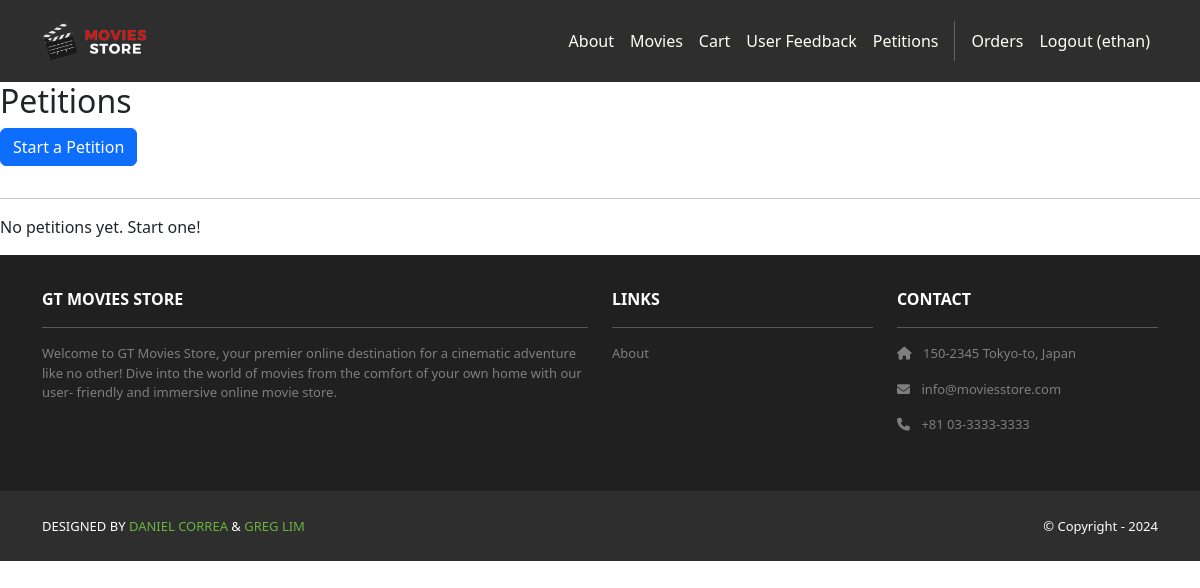
The app's page /petitions/ (signed in), older data.
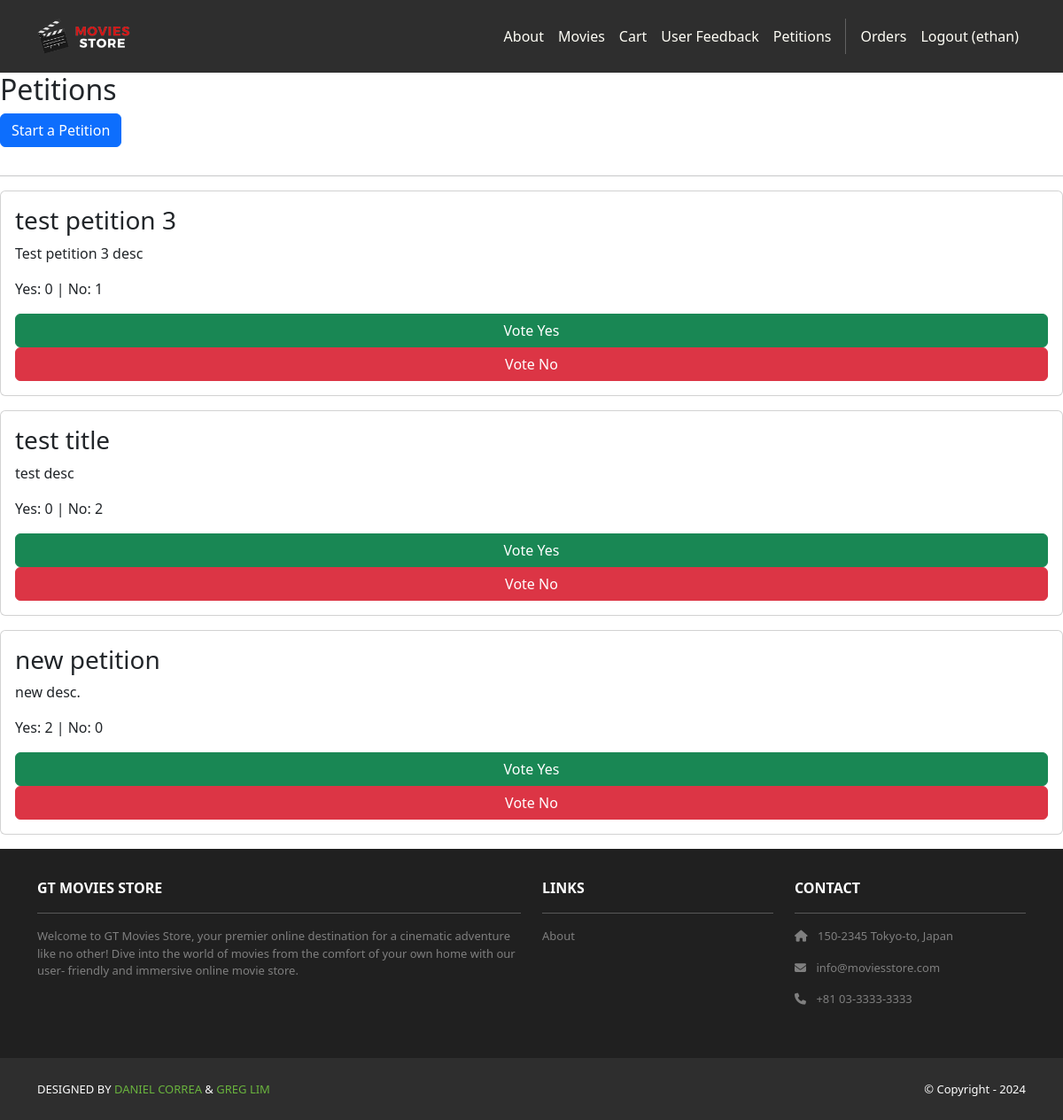
The same page, newer data.
### petitions/models.py (models this page shows, shortened)
class Petition(models.Model):
    title = models.CharField(max_length=255)
    description = models.TextField()
    created_by = models.ForeignKey(User, on_delete=models.CASCADE, related_name="petitions")
    created_at = models.DateTimeField(auto_now_add=True)
    def yes_votes(self):
        return self.votes.filter(value=True).count()
    def no_votes(self):
        return self.votes.filter(value=False).count()

### petitions/views.py (the view)
# urls.py: path("", views.petition_list, name="petition_list"),
@login_required
def petition_list(request):
    petitions = Petition.objects.all().order_by("-created_at")
    return render(request, "petitions/petition_list.html", {"petitions": petitions})

### petitions/templates/petitions/petition_list.html
{% extends "base.html" %}
{% block content %}
<h2>Petitions</h2>
<a class="btn btn-primary mb-3" href="{% url 'petition_create' %}">Start a Petition</a>
<hr>
{% for petition in petitions %}
<div class="card p-3 mb-3">
    <h3>{{ petition.title }}</h3>
    <p>{{ petition.description }}</p>
    <p>Yes: {{ petition.yes_votes }} | No: {{ petition.no_votes }}</p>
    {% if user.is_authenticated %}
    <a class="btn btn-success" href="{% url 'petition_vote' petition.id %}?vote=1">Vote Yes</a>
    <a class="btn btn-danger" href="{% url 'petition_vote' petition.id %}?vote=0">Vote No</a>
    {% else %}
    <p><em>Log in to vote</em></p>
    {% endif %}
</div>
{% empty %}
<p>No petitions yet. Start one!</p>
{% endfor %}
{% endblock %}

Row changes from the older to the newer data that the page shows:
added Petition: title "test petition 3", description "Test petition 3 desc", yes_votes "0", no_votes "1"
added Petition: title "test title", description "test desc", yes_votes "0", no_votes "2"
added Petition: title "new petition", description "new desc.", yes_votes "2", no_votes "0"
Text that changed along with them:
text no longer shown: "No petitions yet. Start one!"
